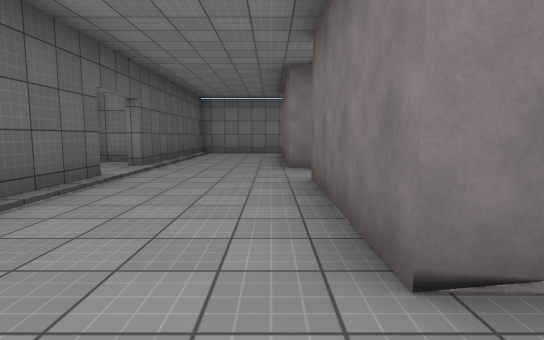
[1] (above)

16 first-person views from a walk through a scene from a Unity 3-D project. The camera is 1.3 m above the floor, tilts 6° down and sees 80° across. The floor is counted in squares, 2 m on a side. Each view is taken from the middle of a square. On the plan, view 1 faces up. The plan holds only what a view shows up to about 10 squares ahead; the rest is blank. The player is left out. Surface patterns are stand-ins for the level's own textures.

[2]
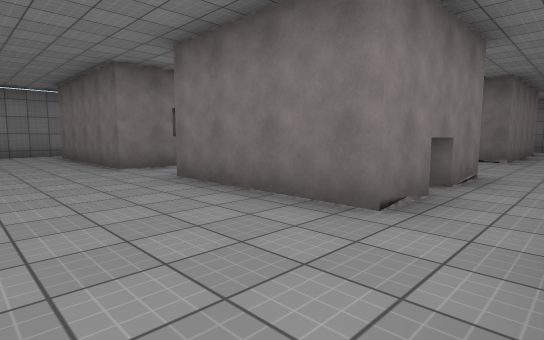

[3]
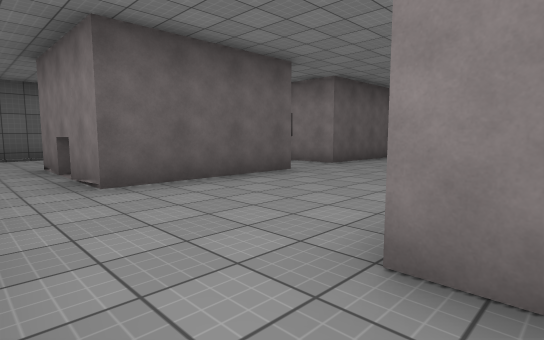

[4]
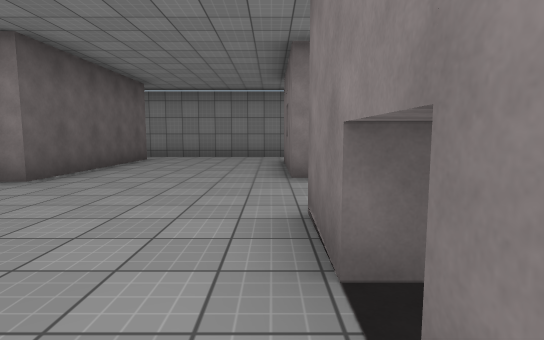

[5]
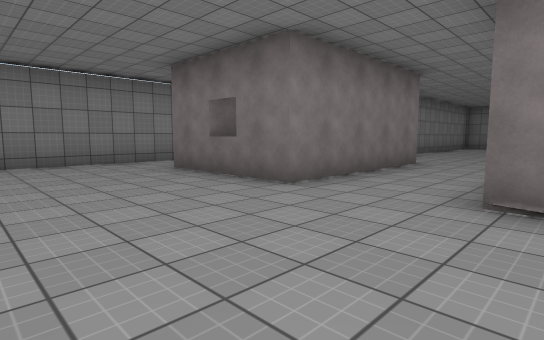

[6]
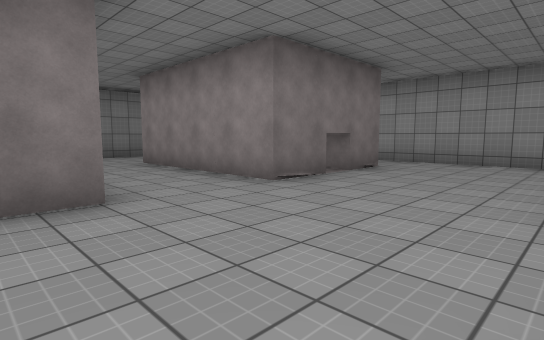

[7]
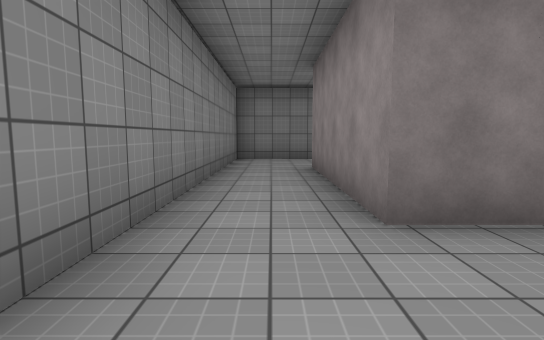

[8]
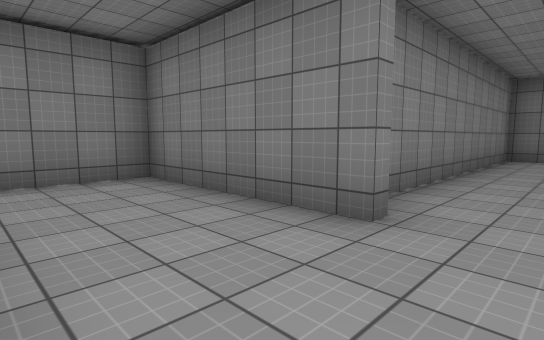

[9]
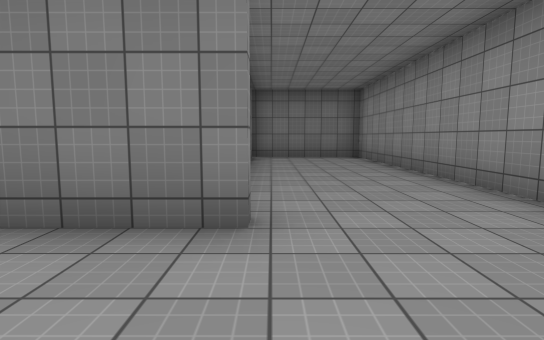

[10]
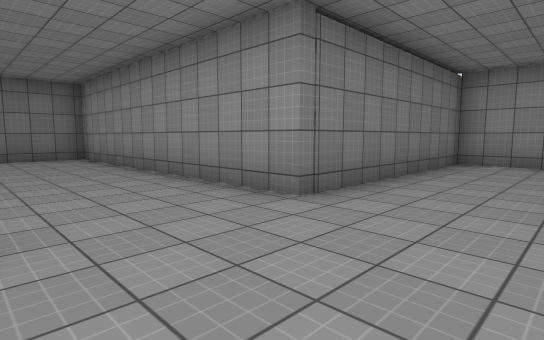

[11]
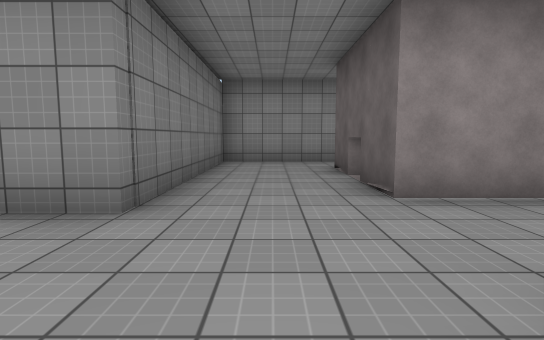

[12]
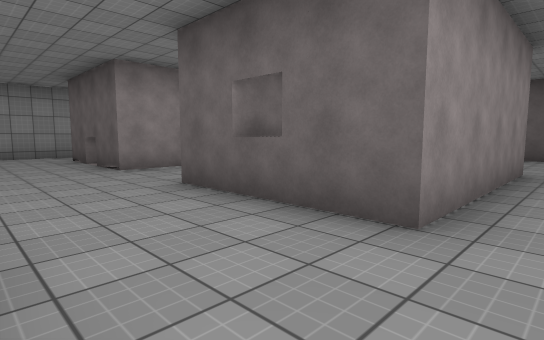

[13]
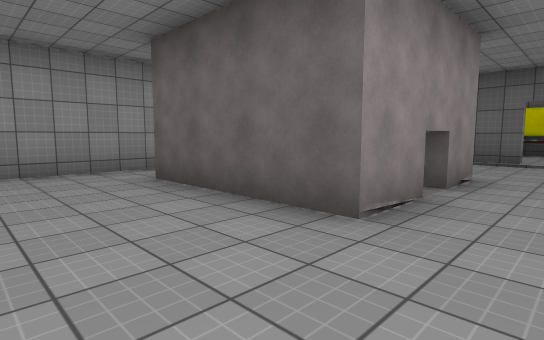

[14]
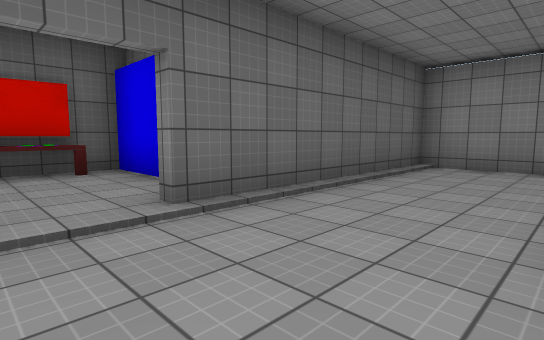

[15]
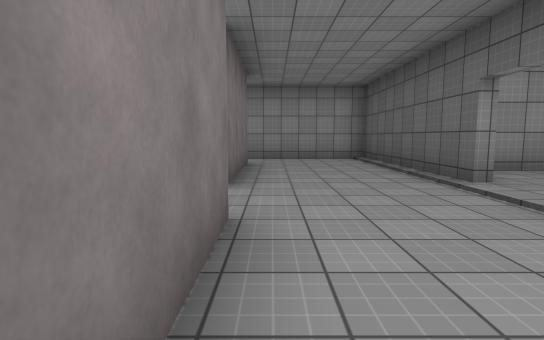

[16]
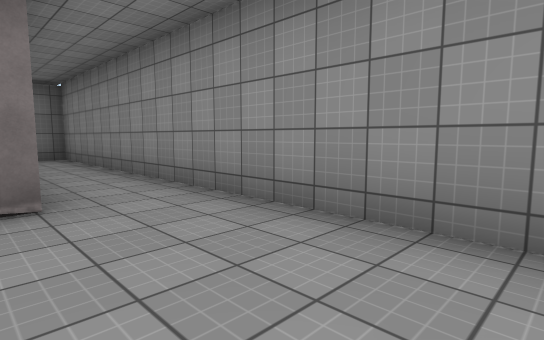

### Floor plan
Ten units are one square. View 1 is at (0, 0); x grows to the right and y downward. Boxes are objects, and circles mark ways between rooms. Rooms are numbered by the first view taken in them; rooms with no view inside come last. Other rooms are left out.
<svg viewBox="-65 -125 290 133">
<path fill="none" stroke="#000" d="M73 -70 73 -102M78 -34 73 -34M73 -26 79 -26M16 -65 3 -65M73 -15 73 -47M6 -47 38 -47 38 -13 6 -13M80 -89 73 -89M30 3 64 3M35 -110 35 -65 21 -65M76 -120 31 -120M-4 3 8 3M3 -65 3 -110M-26 -49 -26 3 -4 3M6 -13 6 -47M3 -120 -26 -120 -26 -62M143 -81 143 -120 76 -120M109 -81 118 -81M108 -15 73 -15M73 -47 117 -47 117 -14M73 -102 117 -102 117 -70 73 -70M64 3 143 3 143 -53 220 -53 220 -86 154 -86M-44 -71 -60 -71 -60 -44M-32 -74 -40 -74M-46 -35 -37 -35M-55 -65 -55 -54M-55 -50 -55 -45"/>
<circle cx="10" cy="-55" r="3" fill="#2a7"/>
<circle cx="5" cy="-5" r="3" fill="#2a7"/>
<circle cx="65" cy="-5" r="3" fill="#2a7"/>
<circle cx="70" cy="-110" r="3" fill="#2a7"/>
<circle cx="70" cy="-55" r="3" fill="#2a7"/>
<circle cx="-30" cy="-55" r="3" fill="#2a7"/>
<text x="50" y="-50">1</text>
<text x="-10" y="-60">2</text>
<text x="130" y="-60">3</text>
<text x="-40" y="-60">4</text>
</svg>
Room 1 opens to room 2. Room 1 opens to room 3. Room 2 opens to room 4.

Where each view was taken, in squares from view 1:
view 1: 0 up, 0 right, facing up
view 2: 0 up, 2 left, facing up-right
view 3: 0 up, 8 right, facing up-left
view 4: 2 up, 7 right, facing up
view 5: 4 up, 4 right, facing up-right
view 6: 8 up, 4 right, facing down-right
view 7: 11 up, 5 right, facing right
view 8: 7 up, 12 right, facing up-right
view 9: 8 up, 12 right, facing right
view 10: 8 up, 12 right, facing down-right
view 11: 8 up, 13 right, facing down
view 12: 11 up, 14 right, facing down-left
view 13: 6 up, 6 right, facing down-left
view 14: 5 up, 0 right, facing up-left
view 15: 9 up, 0 right, facing down
view 16: 2 up, 4 right, facing down-right
